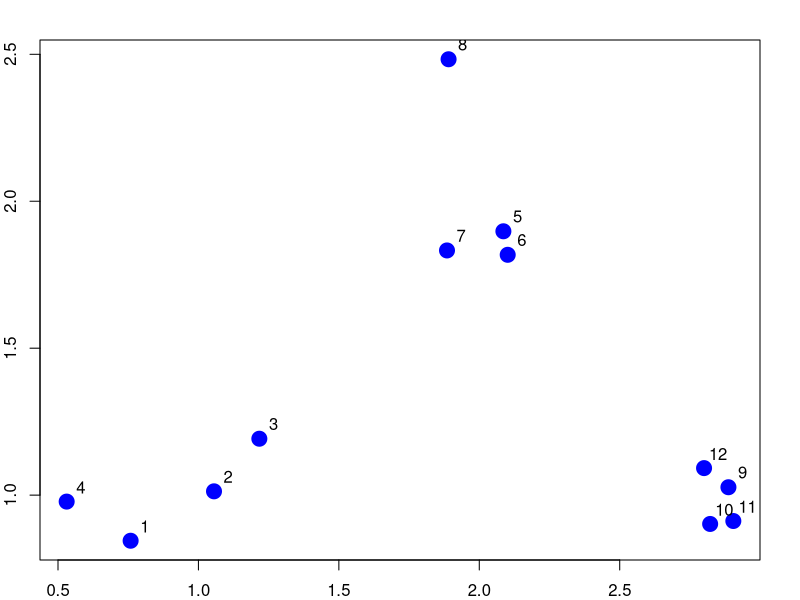
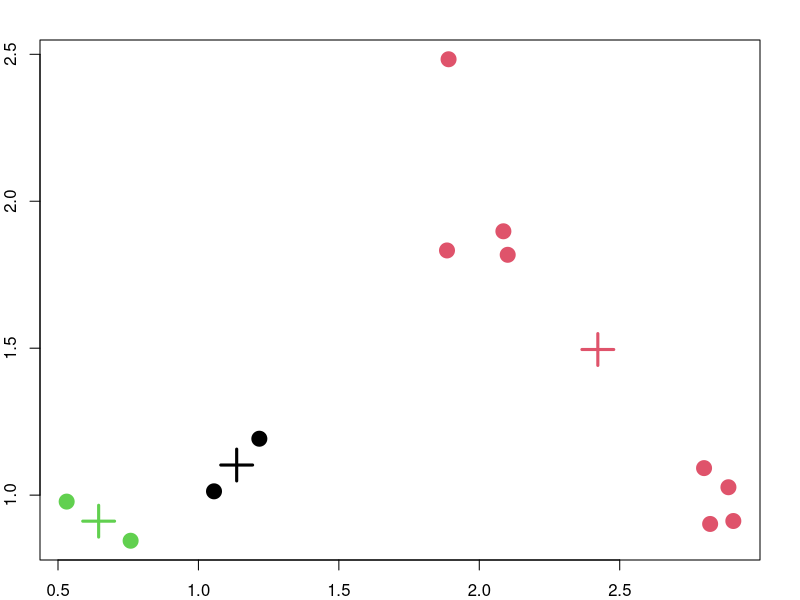
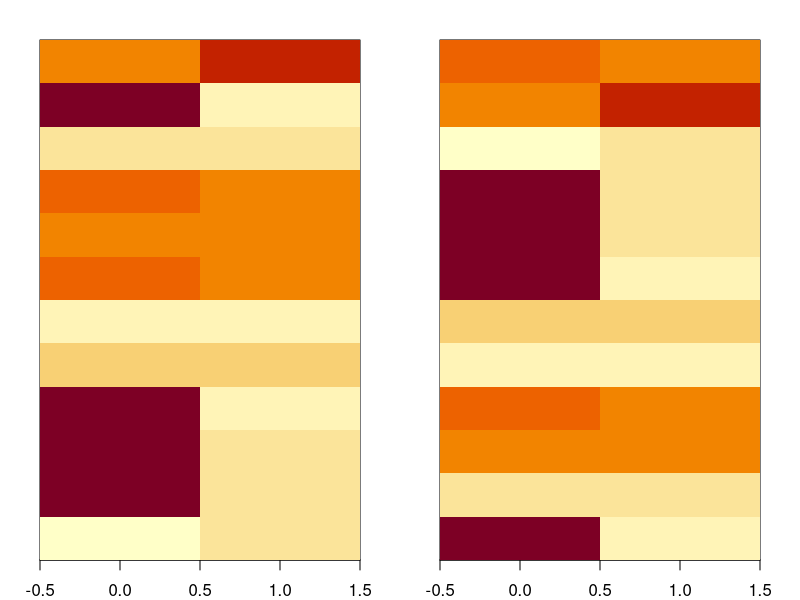

These charts were generated, in order, by the following R code:
# K-means Clustering
## partitioning approach
#-- fix number of clusters
#-- get centroids of each cluster
#-- assign things to closest centroid
#-- recalculate centroids
## Requires
#-- metric
#-- number of clusters
#-- initial guess as to cluster centroids
## Produces
#-- Final estimate of cluster centroids
#-- An assignment of each point to clusters

set.seed(1234)
par(mar = c(2,2,2,2))
x <- rnorm(12, mean = rep(1:3, each = 4), sd = 0.2)
y <- rnorm(12, mean = rep(c(1,2,1), each = 4), sd = 0.2)
plot(x, y, col = "blue", pch = 19, cex = 2)
text(x + .05, y + .05, labels = as.character(1:12))

# kmeans()
dataFrame <- data.frame(x,y)
kmeansObj <- kmeans(dataFrame, centers = 3)
names(kmeansObj)
kmeansObj$cluster

plot(x,y, col = kmeansObj$cluster, pch = 19, cex = 2)
points(kmeansObj$centers, col=1:3, pch = 3, cex = 3, lwd = 3)

# Heatmaps

dataMatrix <- as.matrix(dataFrame)[sample(1:12), ]
kmeansObj2 <- kmeans(dataMatrix, centers = 3)
par(mfrow = c(1,2))
image(t(dataMatrix)[, nrow(dataMatrix):1], yaxt = "n")
image(t(dataMatrix)[, order(kmeansObj$cluster)], yaxt = "n")









